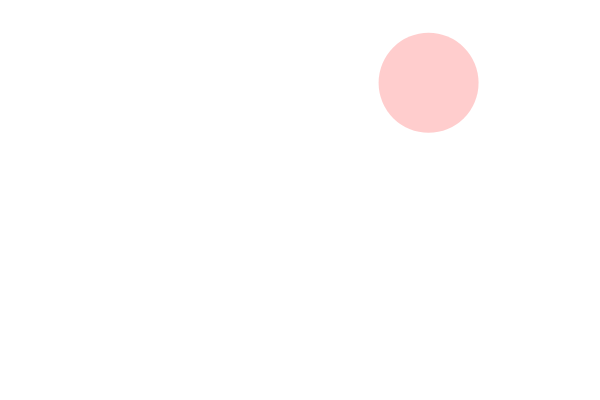
Frame 1 (no input)
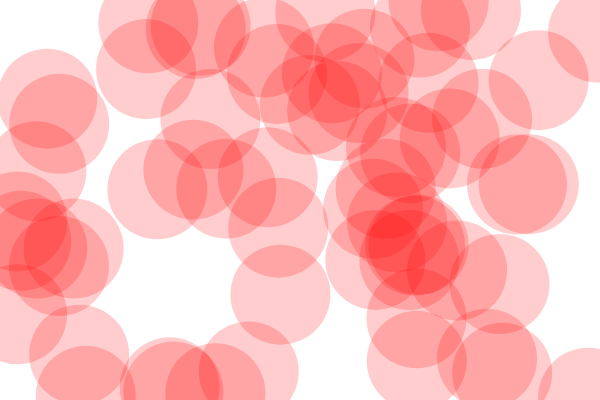
Frame 60 (no input)
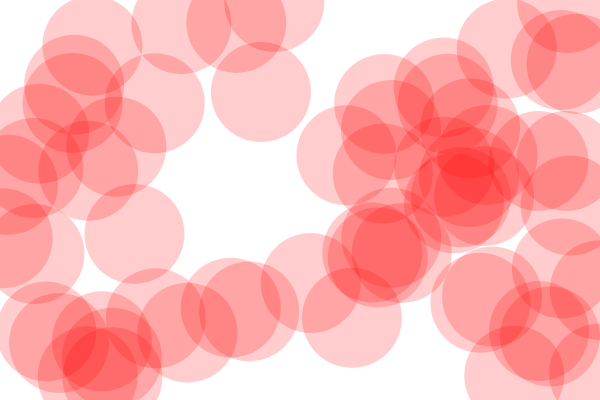
Frame 120 (the mouse pressed at the canvas centre since frame 60)

The p5.js sketch that drew these frames (run headless with seeded random() and noise() and a simulated clock; from frame 60 on, the mouse is pressed at the canvas centre):

// p5.js sketch
// ── sketch.js
var frame = 0;
var d = 100;

function setup() {
  createCanvas(600, 400);
  background(255);
  noStroke();
}

function draw() {
  if (frame > 100) {
    noLoop();
  } else {
    fill(255, 0, 0, 50);
    ellipse(random(width), random(height), d, d);
    frame++;
  }
}

function mousePressed() {
  frame = 0;
  background(255);
  loop();
}
